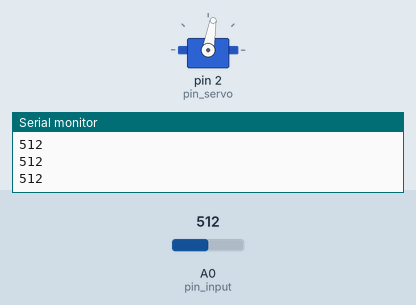
Bench run of a sketch on a simulated Arduino Uno, built with avr-gcc and run on an emulated ATmega328P. Shown: servo, the last lines printed to the serial monitor. The inputs (shaded band) are chosen by the test bench; at power-on: A0 (pin_input) = 512.

Above: at 2.2 s.
2.3 s: A0 (pin_input) set to 107
3.8 s: A0 (pin_input) set to 92
At 6.7 s:
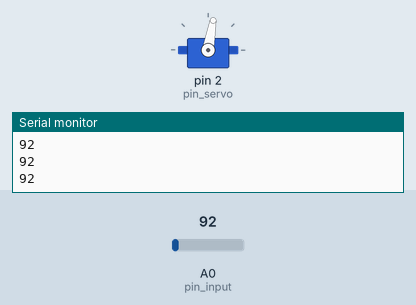
6.8 s: A0 (pin_input) set to 110
At 7.8 s:
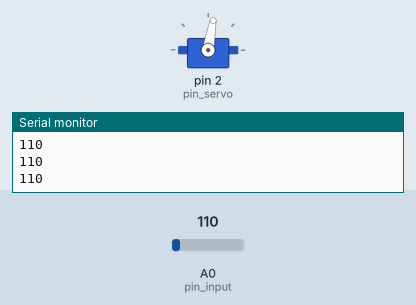
8.3 s: A0 (pin_input) set to 90
At 8.4 s:
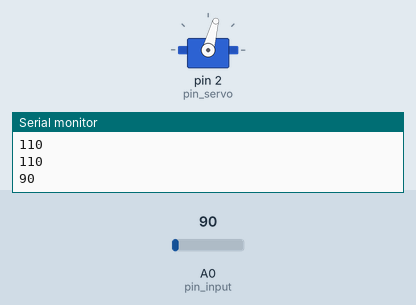
Timing chart, 0 to 12.3 s (numbered marks = the images above; inputs shaded):
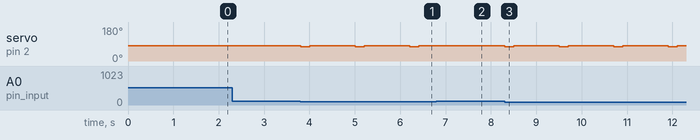

Measured:
- the behaviour switches between 100 and 99 on A0 (pin_input) (found by bisection; images 0 and 1)
- after the input at 3.8 s, servo on pin 2 (pin_servo): alternates 80° for 1.0 s and 75° for 0.20 s, starting at once
- after the input at 6.8 s, servo on pin 2 (pin_servo): stays 80° (without the input it goes to 75° after 0.61 s)
- after the input at 8.3 s, servo on pin 2 (pin_servo): alternates 80° for 1.0 s and 75° for 0.20 s, starting at once

The sketch:

ServoExample3.ino
```cpp
#include <Servo.h>

const int pin_servo = 2;
const int pin_input = A0;

Servo servo;

const int n = 80;

void setup()
{
  pinMode(pin_input,INPUT);
  servo.attach(pin_servo);

  servo.write(n);
  delay(1000);

  Serial.begin(9600);
}

void loop()
{
  const int input = analogRead(pin_input);
  Serial.println(input);
  if (input < 100)
  {
    servo.write(n-5);
    delay(200);
    servo.write(n);
    delay(1000);
  }
  else if (input > 600)
  {
    servo.write(n+5);
    delay(200);
    servo.write(n);
    delay(1000);
  }

}
```
